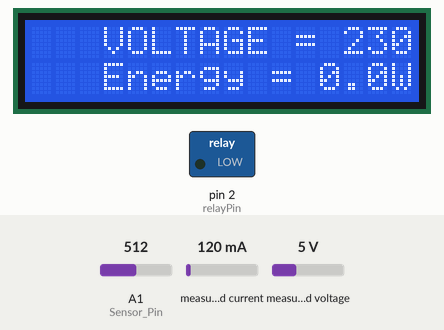
This sketch was run on a simulated Arduino Uno, built with avr-gcc and run on an emulated ATmega328P. Shown: 16×2 character LCD, switched loads named in the sketch (green lamp = pin HIGH). The test bench sets the inputs (shaded band); at power-on: A1 (Sensor_Pin) = 512, measured voltage 5 V, measured current 120 mA.

Above: at 1.2 s.
1.3 s: A1 (Sensor_Pin) set to 245
At 3.5 s:
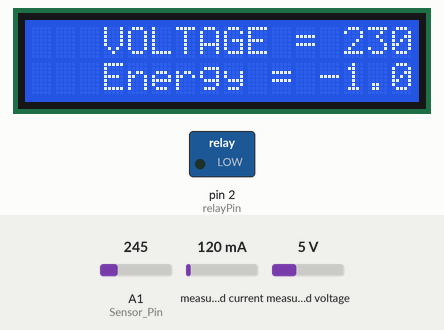
5.2 s: measured voltage set to 0.3 V
At 8.0 s:
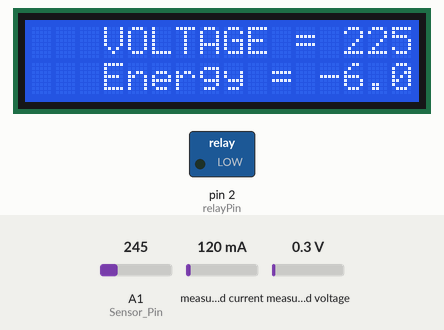
8.1 s: measured voltage set to 3.8 V
At 10.3 s:
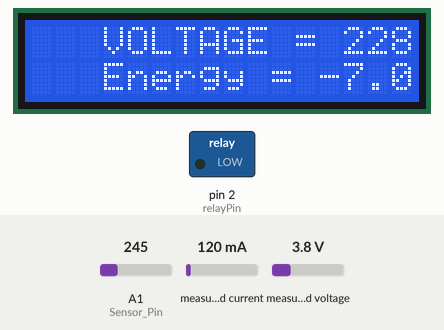
11.1 s: A1 (Sensor_Pin) set to 510
At 12.6 s:
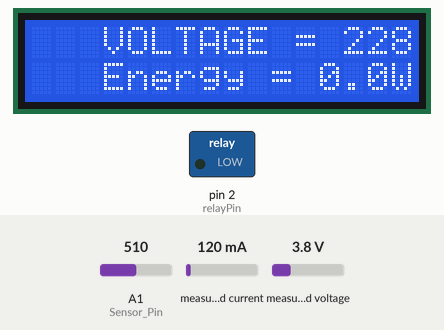
13.0 s: measured voltage set to 7.5 V
At 15.1 s:
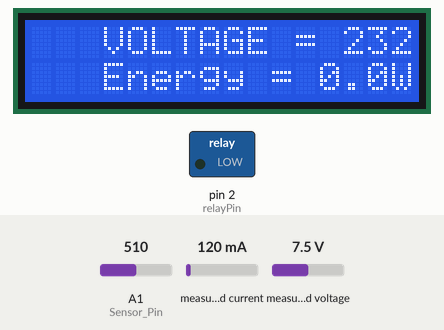
15.4 s: A1 (Sensor_Pin) set to 900
At 16.2 s:
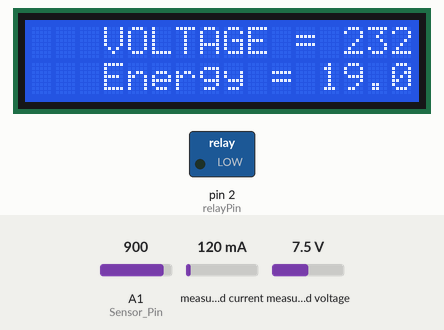
Timing chart, 0 to 18.4 s (numbered marks = the images above; inputs shaded):
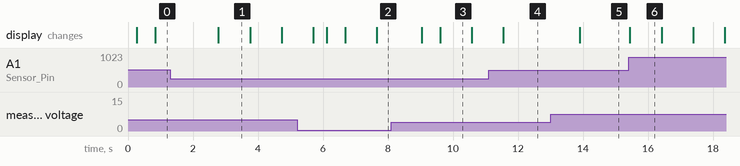

Measured:
- after the input at 1.3 s, the display: changes after 1.5 s (image 1)
- after the input at 13.0 s, the display: changes after 0.90 s (image 5)
- after the input at 15.4 s, the display: changes at once (image 6)
- what the display in image 1 shows lasts 1.0 s, from 2.8 s to 3.8 s

The sketch:

code_SS.ino
```cpp
// include the library code:
#include <LiquidCrystal.h> //library for LCD

// initialize the library with the numbers of the interface pins
LiquidCrystal lcd(13, 12, 11, 10, 9, 8);

// Measuring Voltage
#include "EmonLib.h"   // Include Emon Library
EnergyMonitor emon1;   // Create an instance

// Measuring Current Using ACS712
const int Sensor_Pin = A1; //Connect current sensor with A1 of Arduino

//Relay control
const int relayPin = 2;

void setup()
{
  emon1.voltage(A0,202.248, 1.7); // Voltage: input pin, calibration, phase_shift
  lcd.begin(20, 5); // set up the LCD's number of columns and rows:
  pinMode(relayPin, OUTPUT);
}

void loop()
{
  //Measure Voltage
  emon1.calcVI(20,2000); // Calculate all. No.of half wavelengths (crossings), time-out
  int volt   = emon1.Vrms;  //extract Vrms

  lcd.setCursor(0,0);
  lcd.print("   VOLTAGE = ");
  lcd.print(volt);
  lcd.print("V  ");

  //Measure Current
  float temp=0;
  float maxpoint = 0;
  for(int i=0;i<500;i++)
  {
    temp = analogRead(Sensor_Pin);
    if(temp>maxpoint)
    {
      maxpoint = temp;
    }
    delay(1);
  }
  float ADCvalue = maxpoint;
  float Veq = ADCvalue * (5.0 / 1023.0);
  float Current = (Veq-2.5) / (66e-3);
  float AC_Current = ( Current ) / ( sqrt(2) );

  lcd.setCursor(0,1);
  lcd.print("   Current = ");
  lcd.print(AC_Current);
  lcd.print("A         ");

  //Measure Power
  int Power = (volt * AC_Current);

  lcd.setCursor(0,2);
  lcd.print("   Power = ");
  lcd.print(Power);
  lcd.print("W  ");

  //Measure Energy
  long milisec = millis(); //time in milliseconds
  long time=milisec/1000; //milliseconds to seconds

  float Energy = (Power*time)/3600; //Watt-Hr(3600sec)

  lcd.setCursor(0,3);
  lcd.print("   Energy = ");
  lcd.print(Energy,1);
  lcd.print("Wh    ");

  if (volt > 255 || volt<206) {
    digitalWrite(relayPin, HIGH); // Open the relay
  } else {
    digitalWrite(relayPin, LOW); // Close the relay
  }
  delay(200);
}
```
